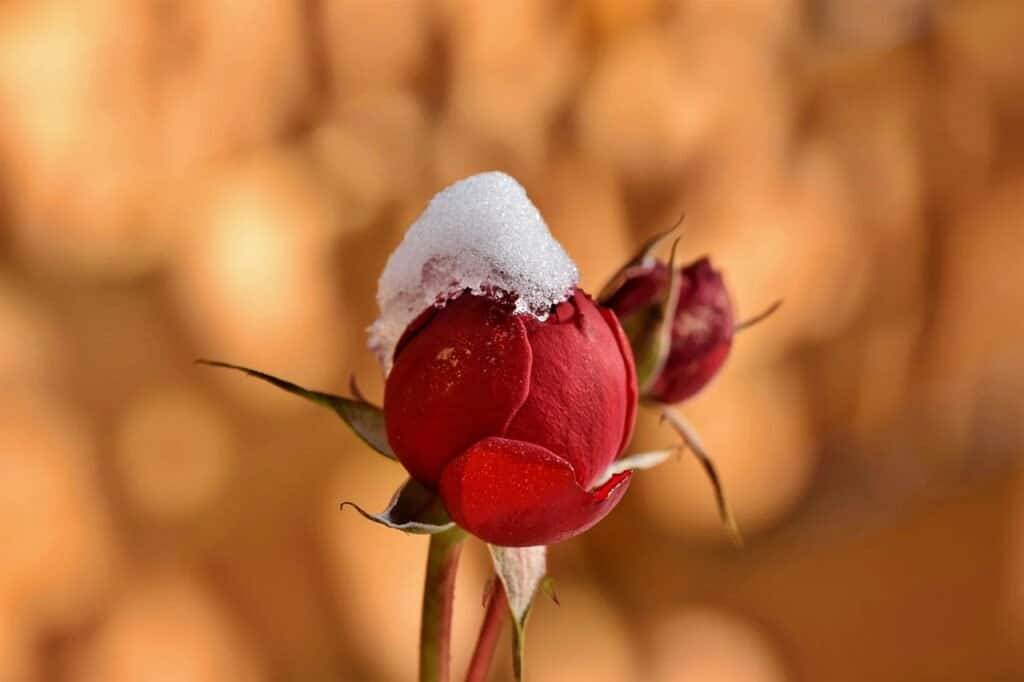
#> input picture Image/test.jpg, 1024 x 682 px
$ jupyter execute --allow-errors OpencvLearning.ipynb
#> lines starting #> are read from the running program, lines starting #| are printed output that depends on the picture
### ImageOperator.py
import cv2
from matplotlib import pyplot as plt

class ImageOperator:
    def __init__(self, imagePath):
        '''
            initialize the image path and image object
            imagePath = 'path of the image'
        '''
#> called with imagePath = 'Image/test.jpg'
        print(cv2.__version__)
        self.imagePath = imagePath
        self.img = cv2.imread(self.imagePath)
#> self.img is the input picture: shape (682, 1024, 3); mean B, G, R 60.4, 110.8, 184

        self.shapeDict = {
            'circle' : '''cv2.circle(*args)''',
            'rectangle' : '''cv2.rectangle(*args)'''
        }

    # [57 lines left out: functions getImgShape, resize, crop, putLabel, save, not called in this run]


    def putShape(self, shape, args, inplace = True):
        '''
            Put the shape on the image
            shape = 'shape to be drawn'
            args = 'list of the argument to be passed to the function'
            returns : 'image with the shape'

            Note : Please have a look at the opencv documentation for the 'args'
            'args' must match with the number of parameters with the respective function
        '''
#> called with shape = 'circle', inplace = False
        if inplace:
            args = [self.img] +args
        else:
            args = [self.img.copy()] + args
#> args = 4 items

        if shape in self.shapeDict.keys():
            img = eval(self.shapeDict[shape])
            return img
        else:
            print('Please check for shape')
            print('we provide following shapes \n' + '\n'.join(self.shapeDict.keys()))
            return None

    # [13 lines left out: functions monoColor, showImageCLI, not called in this run]

    def showImageNotebook(self, label = 'image'):
        '''
            show the image on Jupyter Notebook
            problem with plt imshow
            image is change
        '''
        plt.imshow(self.img)
        plt.show()


# [20 lines that do not run on import are left out]


### VideoOperator.py
import cv2
import os
import glob

class VideoOperator:
    def __init__(self, vidPath = None):
        '''
            vidPath = 'Path of the video file or image sequence directory'
        '''
        self.vc = None
        if vidPath is not None:
            self.vc = cv2.VideoCapture(vidPath)

    # [98 lines left out: functions createFramesfromVideo, concatenateVids, convertVideoFormat, playVideo, saveVideo, not called in this run]

### OpencvLearning.ipynb
[cell 1]
import ImageOperator
import matplotlib.pyplot as plt

[cell 2]
IOperator = ImageOperator.ImageOperator('Image/test.jpg')

[cell 3]
args = [(250, 250), 100, (255, 0, 0)]
img = IOperator.putShape('circle', args, inplace = False)
plt.imshow(img)
plt.show()
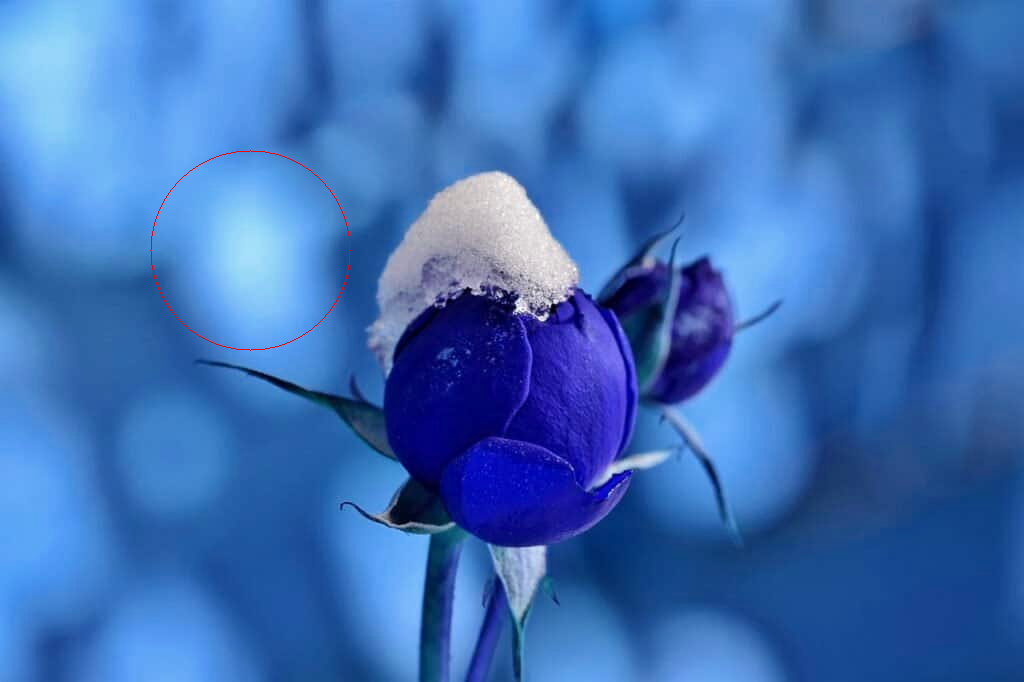
#> shown: shape (682, 1024, 3); mean R, G, B 60.5, 110.7, 183.8

[cell 4]
args = [(250, 250), (800,600), (255, 0, 0)]
img = IOperator.putShape('rectangle', args, inplace = False)
plt.imshow(img)
plt.show()
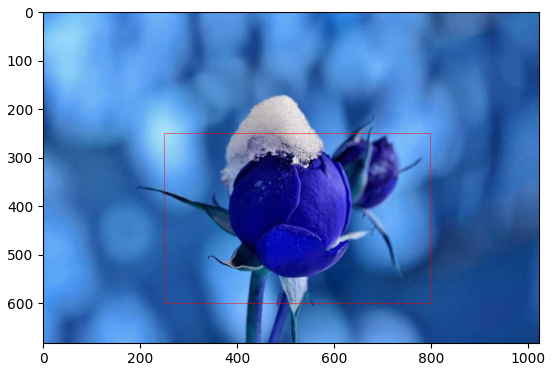
#> figure drawn by matplotlib, 1 panel; B, G, R data is drawn as R, G, B

[cell 5]
IOperator.showImageNotebook()

[cell 6]
import qt

[cell 7]
import cv2
import matplotlib.pyplot as plt

img = cv2.imread('Image/test.jpg')


args = [img.copy()] + args
#> args = 4 items
expression = '''
cv2.circle(*args)
'''

#> (a cell that did not finish here is left out)

#> (a cell that did not finish here is left out)

[cell 10]
plt.imshow(img)
plt.show()

[cell 11]
import VideoOperator

[cell 12]
vc = VideoOperator.VideoOperator('Video/Cat.mp4')

[cell 13]
# vc.createFramesfromVideo('Video/Frames')

[cell 14]
vc.concatenateVids('Video', '/home/adithya/imp_repos/opencvLearning/Video/NewVid.mp4')
